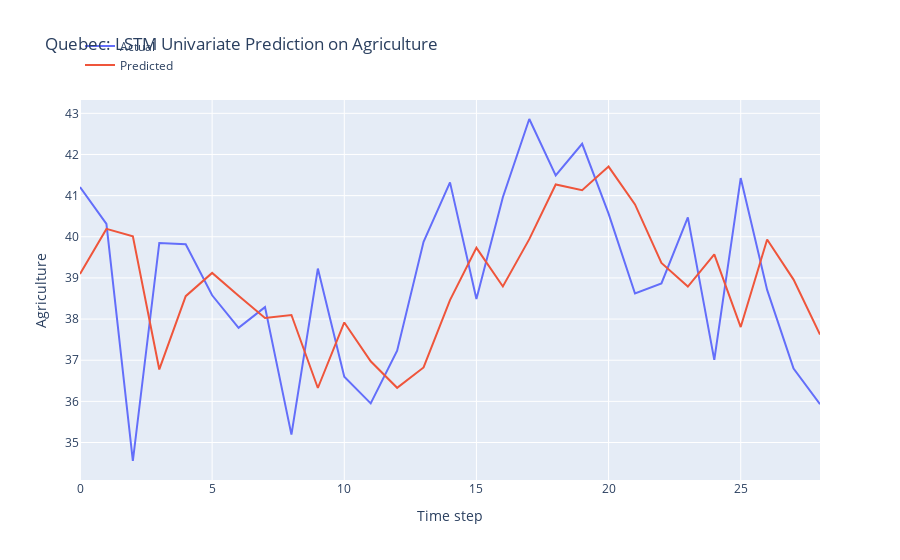

The notebook cell this image was saved under:
### Markdown cell above
LSTM Model Development

### Code cell
n_features = 1
X_train = X_train.reshape(X_train.shape[0], X_train.shape[1], n_features)

# define model
model = Sequential()
model.add(LSTM(50, activation='relu', input_shape=(n_steps, n_features)))
model.add(Dense(1))

# model = Sequential()
# model.add(LSTM(100, activation='relu', input_shape=(n_steps, n_features), kernel_regularizer=L2(0.001), return_sequences=True))
# model.add(LSTM(50, activation='relu', kernel_regularizer=L2(0.01)))
# model.add(Dense(1))

def r_squared(y_true, y_pred):
    SS_res =  K.sum(K.square(y_true - y_pred)) 
    SS_tot = K.sum(K.square(y_true - K.mean(y_true))) 
    return ( 1 - SS_res/(SS_tot + K.epsilon()) )

# Compile the model
model.compile(optimizer='adam', 
              loss='mse',
              metrics=[r_squared])

early_stopping = EarlyStopping(monitor='loss', patience=5, restore_best_weights=True)

# fit model
history = model.fit(X_train, y_train, 
          epochs = 20,
          batch_size = 32,
          verbose = 0,
          callbacks=[early_stopping])

# Obtain the MSE and R-squared from the last epoch
last_epoch_mse = history.history['loss'][-1]
last_epoch_r_squared = history.history['r_squared'][-1]

# Print the MSE and R-squared
print("Mean Squared Error (MSE) from the last epoch:", last_epoch_mse)
print("R-squared from the last epoch:", last_epoch_r_squared)

# plot loss and r2 score
plt.figure(figsize=(10, 6))

# Plot train loss
plt.plot(history.history['loss'], label='Train Loss')

# Plot train R-squared score
plt.plot(history.history['r_squared'], label='Train R2')

plt.title('Model Training Loss and R-squared Score')
plt.xlabel('Epochs')
plt.ylabel('Value')
plt.legend()
plt.grid(True)
plt.show()

# Evaluate the model
loss = model.evaluate(X_test, y_test)
print("MSE and R_squared:", loss)

# make prediction on test data
X_test = X_test.reshape(X_test.shape[0], X_test.shape[1], n_features)
y_pred = model.predict(X_test)

# Print the first 5 predictions and actual values
print("Predictions:")
flattened_predictions = [pred[0] for pred in y_pred[:10]]
print(flattened_predictions)
# print(y_pred[:10].tolist())
print("Actual values:")
rounded_actual_values = [round(value, len(str(prediction).split('.')[1])) for value, prediction in zip(y_test[:10], flattened_predictions)]
print(rounded_actual_values)

# plot the actual and predicted values for test data
trace1 = go.Scatter(x=np.arange(len(y_test)), y=y_test.flatten(), mode='lines', name='Actual')
trace2 = go.Scatter(x=np.arange(len(y_pred)), y=y_pred.flatten(), mode='lines', name='Predicted')

# Create layout
layout = go.Layout(
    title='Quebec: LSTM Univariate Prediction on Agriculture',
    xaxis=dict(title='Time step'),
    yaxis=dict(title='Agriculture'),
    legend=dict(x=0, y=1.18)
)

# Create figure
fig = go.Figure(data=[trace1, trace2], layout=layout)

# Show plot
fig.show()

### Figure 1 — Plotly figure (JSON) as saved in the notebook; plotly's stock layout.template omitted (floating-point values rounded to 4 significant figures)
{"data": [{"mode": "lines", "name": "Actual", "type": "scatter", "x": [0, 1, 2, 3, 4, 5, 6, 7, 8, 9, 10, 11, 12, 13, 14, 15, 16, 17, 18, 19, 20, 21, 22, 23, 24, 25, 26, 27, 28], "y": [41.21, 40.31, 34.55, 39.85, 39.82, 38.58, 37.79, 38.29, 35.19, 39.23, 36.6, 35.95, 37.23, 39.88, 41.32, 38.49, 40.96, 42.86, 41.49, 42.26, 40.56, 38.62, 38.87, 40.47, 37.01, 41.43, 38.71, 36.8, 35.93]}, {"mode": "lines", "name": "Predicted", "type": "scatter", "x": [0, 1, 2, 3, 4, 5, 6, 7, 8, 9, 10, 11, 12, 13, 14, 15, 16, 17, 18, 19, 20, 21, 22, 23, 24, 25, 26, 27, 28], "y": [39.1, 40.19, 40.01, 36.78, 38.56, 39.12, 38.57, 38.03, 38.1, 36.32, 37.92, 36.97, 36.33, 36.82, 38.46, 39.73, 38.79, 39.94, 41.27, 41.13, 41.71, 40.79, 39.36, 38.79, 39.57, 37.81, 39.93, 38.96, 37.62]}], "layout": {"legend": {"x": 0, "y": 1.18}, "title": {"text": "Quebec: LSTM Univariate Prediction on Agriculture"}, "xaxis": {"title": {"text": "Time step"}}, "yaxis": {"title": {"text": "Agriculture"}}}}
